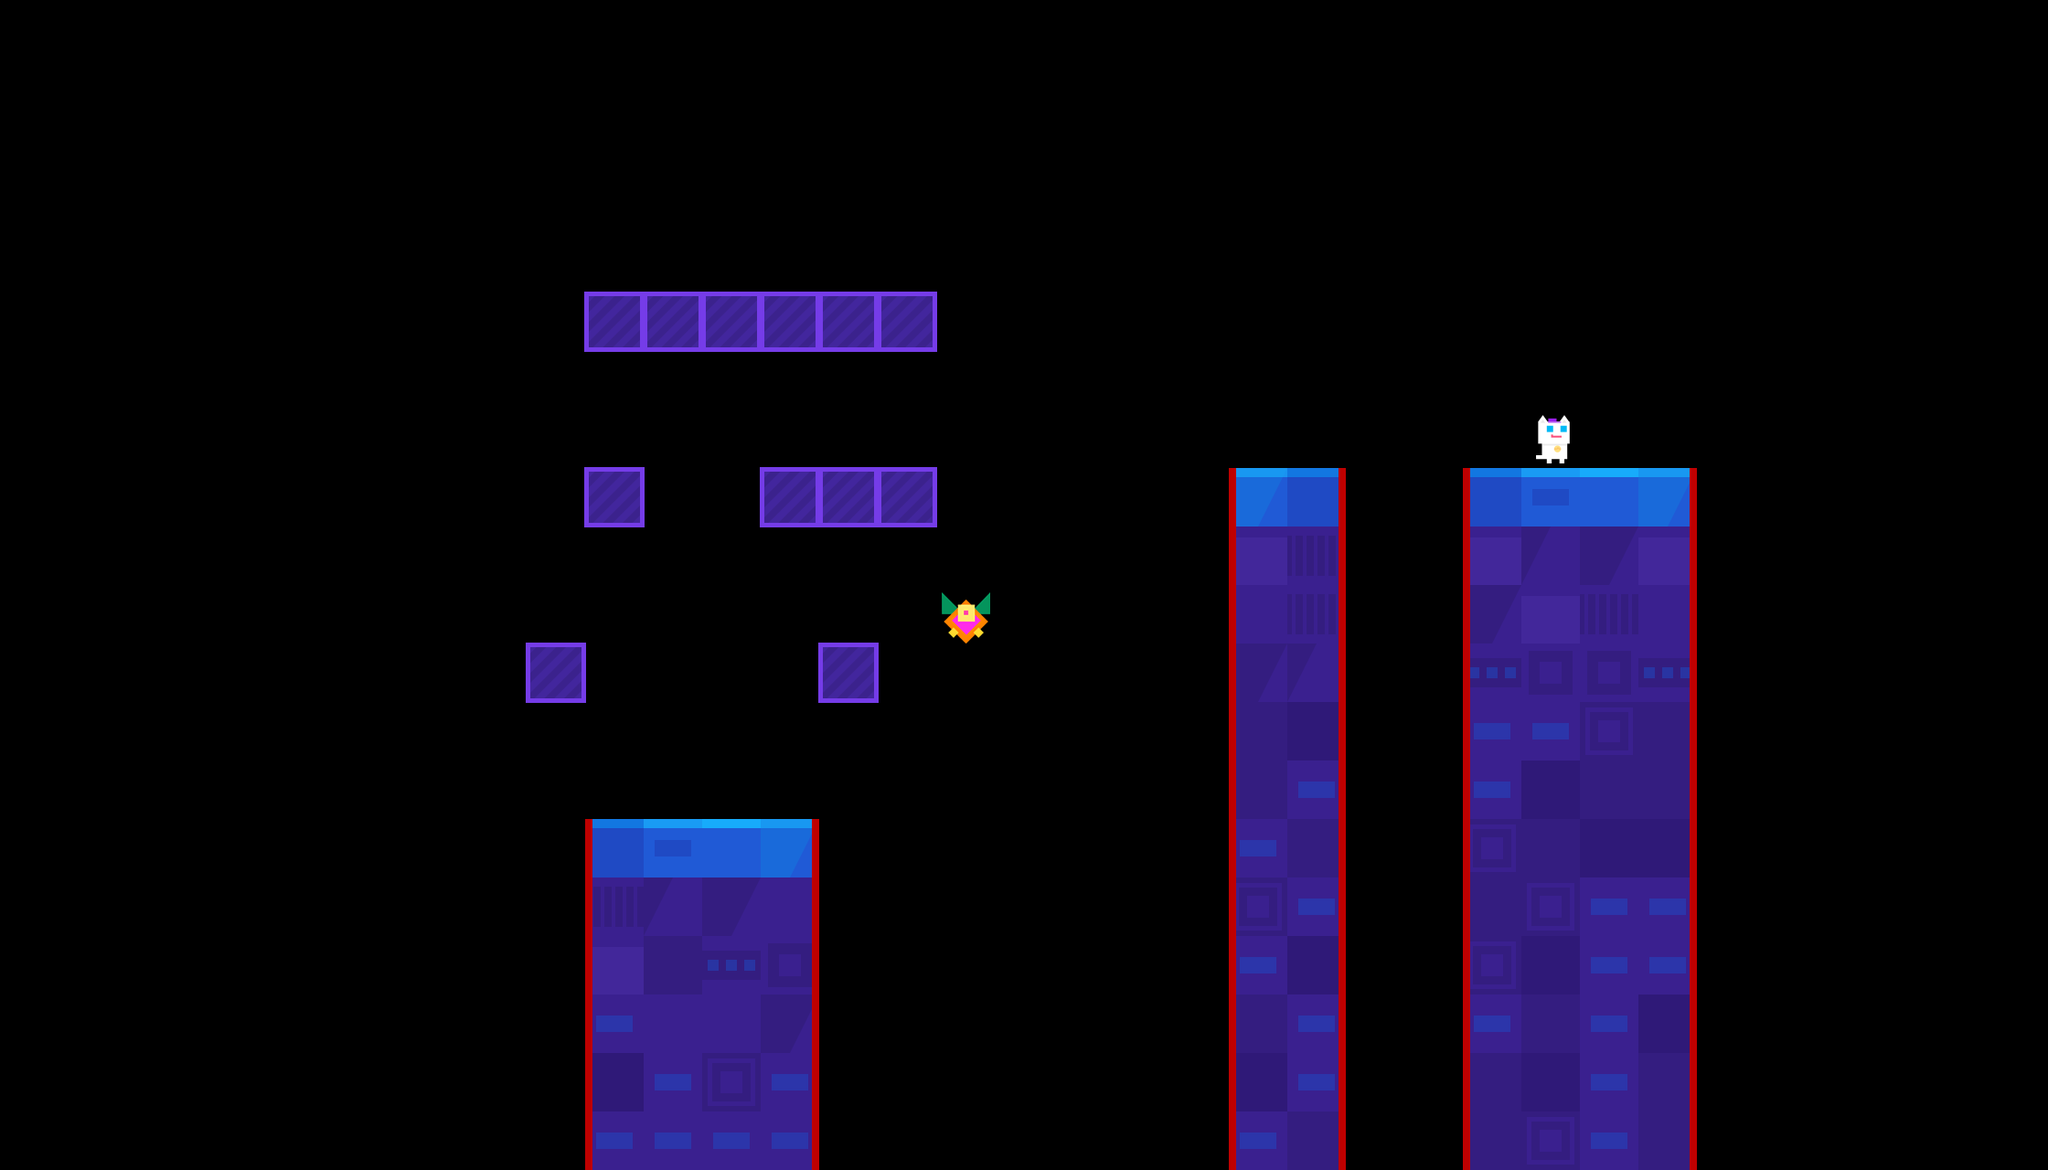

The image is a tile-based game level rendered from a .tmx file. Its description and source (layers, tilesets, objects; grid data summarised) follow:
An orthogonal 35x20 tile map with 64x64 px tiles, 2 tile layers (main, dangerous) and 55 objects (25x CameraYFreeze, 25x DeadZone, 2x Event, player, enemy, ...).

<map version="1.0" orientation="orthogonal" renderorder="right-down" width="35" height="20" tilewidth="64" tileheight="64" nextobjectid="2101">
 <properties>
  <property name="Moth" value="1" />
  <property name="bg" value="lyBG8" />
  <property name="bgm" value="bgm_mini" />
 </properties>
 <tileset firstgid="1" name="forest" tilewidth="70" tileheight="70">
  <tileoffset x="-3" y="3" />
  <image source="forest.png" width="700" height="980" />
 </tileset>
 <layer name="main" width="35" height="20">
  <data>[700 cells, 110 non-empty, 19 distinct tile ids]</data>
 </layer>
 <objectgroup name="objConfig">
  <object id="2019" type="player" gid="120" x="768" y="896" />
  <object id="2030" name="-1,0,1,0" type="enemy" gid="101" x="1024" y="704" />
  <object id="2095" type="npc" gid="102" x="1664" y="512" />
 </objectgroup>
 <objectgroup name="triggerConfig">
  <object id="2031" type="CameraYFreeze" gid="103" x="576" y="1024" />
  <object id="2032" type="DeadZone" gid="104" x="576" y="1280" />
  <object id="2033" type="DeadZone" gid="104" x="512" y="1280" />
  <object id="2034" type="CameraYFreeze" gid="103" x="512" y="1024" />
  <object id="2035" type="DeadZone" gid="104" x="448" y="1280" />
  <object id="2036" type="CameraYFreeze" gid="103" x="448" y="1024" />
  <object id="2037" type="CameraYFreeze" gid="103" x="384" y="1024" />
  <object id="2038" type="DeadZone" gid="104" x="384" y="1280" />
  <object id="2039" type="DeadZone" gid="104" x="320" y="1280" />
  <object id="2040" type="CameraYFreeze" gid="103" x="320" y="1024" />
  <object id="2041" type="CameraYFreeze" gid="103" x="192" y="1024" />
  <object id="2042" type="DeadZone" gid="104" x="128" y="1280" />
  <object id="2043" type="CameraYFreeze" gid="103" x="128" y="1024" />
  <object id="2044" type="CameraYFreeze" gid="103" x="256" y="1024" />
  <object id="2045" type="DeadZone" gid="104" x="192" y="1280" />
  <object id="2046" type="DeadZone" gid="104" x="256" y="1280" />
  <object id="2047" type="DeadZone" gid="104" x="1280" y="1280" />
  <object id="2048" type="CameraYFreeze" gid="103" x="1280" y="1024" />
  <object id="2049" type="CameraYFreeze" gid="103" x="1152" y="1024" />
  <object id="2050" type="DeadZone" gid="104" x="1088" y="1280" />
  <object id="2051" type="DeadZone" gid="104" x="896" y="1280" />
  <object id="2052" type="CameraYFreeze" gid="103" x="896" y="1024" />
  <object id="2053" type="DeadZone" gid="104" x="960" y="1280" />
  <object id="2054" type="DeadZone" gid="104" x="1024" y="1280" />
  <object id="2055" type="CameraYFreeze" gid="103" x="1088" y="1024" />
  <object id="2056" type="CameraYFreeze" gid="103" x="1216" y="1024" />
  <object id="2057" type="CameraYFreeze" gid="103" x="960" y="1024" />
  <object id="2058" type="CameraYFreeze" gid="103" x="1024" y="1024" />
  <object id="2059" type="DeadZone" gid="104" x="1152" y="1280" />
  <object id="2060" type="DeadZone" gid="104" x="1216" y="1280" />
  <object id="2061" type="DeadZone" gid="104" x="2112" y="896" />
  <object id="2062" type="CameraYFreeze" gid="103" x="2112" y="640" />
  <object id="2063" type="CameraYFreeze" gid="103" x="1984" y="640" />
  <object id="2064" type="DeadZone" gid="104" x="1920" y="896" />
  <object id="2068" type="DeadZone" gid="104" x="1856" y="896" />
  <object id="2069" type="CameraYFreeze" gid="103" x="1920" y="640" />
  <object id="2070" type="CameraYFreeze" gid="103" x="2048" y="640" />
  <object id="2072" type="CameraYFreeze" gid="103" x="1856" y="640" />
  <object id="2073" type="DeadZone" gid="104" x="1984" y="896" />
  <object id="2074" type="DeadZone" gid="104" x="2048" y="896" />
  <object id="2075" type="CameraYFreeze" gid="103" x="2176" y="640" />
  <object id="2076" type="DeadZone" gid="104" x="2176" y="896" />
  <object id="2077" type="DeadZone" gid="104" x="1536" y="896" />
  <object id="2078" type="CameraYFreeze" gid="103" x="1536" y="640" />
  <object id="2079" type="DeadZone" gid="104" x="1472" y="896" />
  <object id="2080" type="CameraYFreeze" gid="103" x="1472" y="640" />
  <object id="2093" name="Story1" type="Event" gid="101" x="1344" y="512" />
  <object id="2094" name="Story1" type="Event" gid="101" x="1408" y="512" />
  <object id="2097" type="CameraYFreeze" gid="103" x="0" y="1024" />
  <object id="2098" type="DeadZone" gid="104" x="0" y="1280" />
  <object id="2099" type="CameraYFreeze" gid="103" x="64" y="1024" />
  <object id="2100" type="DeadZone" gid="104" x="64" y="1280" />
 </objectgroup>
 <objectgroup name="coinList1" />
 <layer name="dangerous" width="35" height="20">
  <data>[700 cells, 87 non-empty, 3 distinct tile ids]</data>
 </layer>
</map>
